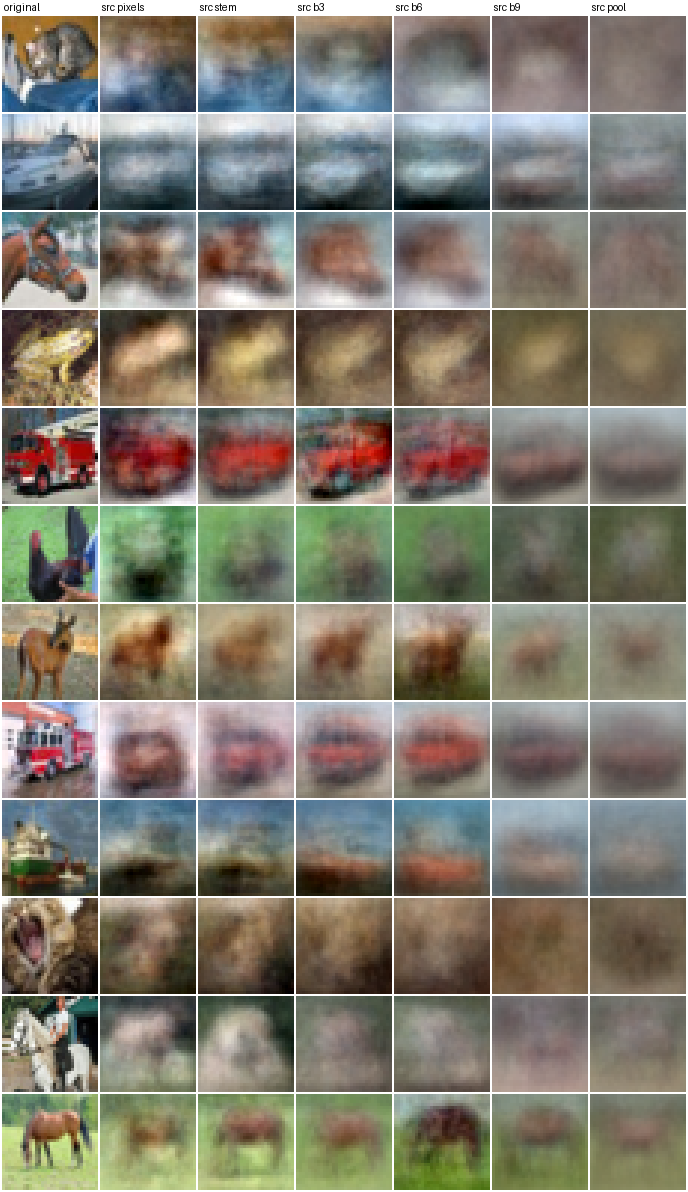
#> input picture site/assets/fig/x_inv-decode_source64.webp, 688 x 1192 px
$ python -i check_browser.py   (imports and definitions only)
#> lines starting #> are read from the running program, lines starting #| are printed output that depends on the picture; after the words box and inside, x2 and y2 are one past the last pixel; in counts of white or black regions, pixels touching at a corner belong together
#> further down, picture is the input picture: PIL image 688x1192 RGB; mean R, G, B 130.6, 125.3, 112.5
"""Smoke-test a served build with headless Chrome (requires playwright-cli)."""
from __future__ import annotations

import argparse
import json
import os
import re
import subprocess
from pathlib import Path
from urllib.parse import urlsplit

CHECK_JS = r"""
async page => {
  const {base, dir, capture, reports} = CONFIG;
  const origin = new URL(base).origin, issues = new Set();
  const screenshots = [];
  page.on('console', msg => { if (msg.type() === 'error') issues.add(`console: ${msg.text()}`); });
  page.on('pageerror', err => issues.add(`page error: ${err.message}`));
  await page.route('**/*', async route => {
    const url = new URL(route.request().url());
    if (url.origin !== origin && url.protocol !== 'data:') {
      issues.add(`external request: ${url.href}`);
      await route.abort();
    } else await route.continue();
  });
  page.on('response', r => { if (r.status() >= 400) issues.add(`HTTP ${r.status()}: ${r.url()}`); });
  const shot = async (name, opts = {}) => {
    const path = `${dir}/${name}.png`;
    if (opts.locator) await opts.locator.screenshot({path, timeout: 30000});
    else await page.screenshot({path, fullPage: opts.full ?? true, timeout: 30000});
    screenshots.push(path);
  };
  const test = async (label, fn) => {
    try { await fn(); }
    catch (err) { issues.add(`${label}: ${err.message}`); }
  };
  const route = async tab => {
    const panel = page.locator(`#tab-${tab}`);
    await page.evaluate(t => { location.hash = t; }, tab);
    await panel.waitFor({state:'visible', timeout: 15000});
    return panel;
  };
  const exercise = async fig => {
    const settle = () => page.waitForLoadState('networkidle');
    const slider = fig.getByRole('slider', {name:'Site', exact:true});
    if (await slider.count()) {
      const old = await slider.inputValue();
      await slider.press('End');
      await slider.evaluate((el, value) => {
        el.value = value;
        el.dispatchEvent(new Event('input', {bubbles:true}));
        el.dispatchEvent(new Event('change', {bubbles:true}));
      }, old);
    }
    const play = fig.getByRole('button', {name:'Play through the sites', exact:true});
    if (await play.count()) {
      await play.click();
      await fig.getByRole('button', {name:'Pause', exact:true}).click({timeout:3000});
    }
    const groupLabels = await fig.getByRole('radiogroup').evaluateAll(gs => gs.map(g => g.getAttribute('aria-label')));
    for (const name of groupLabels) {
      const group = fig.getByRole('radiogroup', {name, exact:true});
      const on = group.locator('[role="radio"][aria-checked="true"]');
      const off = group.locator('[role="radio"][aria-checked="false"]:not([disabled])').first();
      if (!await on.count() || !await off.count()) continue;
      const original = await on.innerText();
      await off.click();
      await settle();
      await group.getByRole('radio', {name:original, exact:true}).click();
      await settle();
    }
    const labels = await fig.getByRole('combobox').evaluateAll(ss => ss.map(s => s.getAttribute('aria-label')));
    for (const name of labels) {
      const sel = fig.getByRole('combobox', {name, exact:true});
      if (!await sel.count() || !await sel.isVisible()) continue;
      const old = await sel.inputValue();
      const other = await sel.evaluate(s => [...s.options].find(o => !o.disabled && o.value !== s.value)?.value ?? null);
      if (other === null) continue;
      await sel.selectOption(other);
      await settle();
      await sel.selectOption(old);
      await settle();
    }
  };
  const inspect = async (scope, exerciseEmb = false) => {
    const savedDetails = await scope.locator('details').evaluateAll(ds => ds.map(d => { const old = d.open; d.open = true; return old; }));
    try {
      const images = scope.locator('img');
      const broken = await images.evaluateAll(async imgs => {
        await Promise.all(imgs.map(im => { im.loading = 'eager'; return im.decode().catch(() => {}); }));
        return imgs.filter(im => !im.complete || !im.naturalWidth).map(im => im.currentSrc || im.src);
      });
      for (const url of broken) issues.add(`broken image: ${url}`);
      const figures = scope.locator('figure.emb-fig, figure.live');
      for (let i = 0, n = await figures.count(); i < n; i++) {
        const fig = figures.nth(i);
        const handle = await fig.elementHandle();
        const label = await fig.evaluate(f => f.dataset.emb || f.dataset.src || f.className);
        await test(label, async () => {
          await fig.scrollIntoViewIfNeeded();
          const rest = () => page.waitForFunction(f => {
            const visible = el => el.getBoundingClientRect().width && el.getBoundingClientRect().height;
            if (f.classList.contains('emb-fig')) {
              const canvases = [...f.querySelectorAll('canvas')].filter(visible);
              return canvases.length && canvases.every(c => {
                const ctx = c.getContext('2d');
                if (!ctx || !c.width || !c.height) return false;
                const {data} = ctx.getImageData(0, 0, c.width, c.height);
                for (let i=4; i<data.length; i+=4) {
                  if (data[i] !== data[0] || data[i+1] !== data[1] || data[i+2] !== data[2] || data[i+3] !== data[3]) return true;
                }
                return false;
              });
            }
            const charts = [...f.querySelectorAll('.live-body svg')].filter(visible);
            return charts.length && charts.every(s => !!s.querySelector('path[d], rect[width], line, circle[r], polyline[points], text'));
          }, handle, {timeout: 20000});
          await rest();
          if (exerciseEmb && await fig.evaluate(el => el.classList.contains('emb-fig'))) {
            await exercise(fig);
            await rest();
          }
        });
        await handle.dispose();
      }
    } finally {
      await scope.locator('details').evaluateAll((ds, saved) => ds.forEach((d, i) => { d.open = saved[i]; }), savedDetails);
    }
  };
  const captured = new Set();
  // thumbnail capture: the plot area of the entry's lead embedding figure (labels, rings and notes hidden), else its
  // first live chart, else its number tiles stacked in one column
  const captureLead = async (id, entry) => {
    const emb = entry.locator('figure.emb-fig').first();
    if (await emb.count()) {
      await emb.evaluate(async f => { await f.__emb.ready; f.__emb.setThumb(true); });
      await page.waitForTimeout(150);
      try { await shot(`capture-${id}`, {locator: emb.locator('.ef-panels')}); }
      finally { await emb.evaluate(f => f.__emb.setThumb(false)); }
      return;
    }
    const live = entry.locator('figure.live .live-body').first();
    if (await live.count()) { await shot(`capture-${id}`, {locator: live}); return; }
    const tiles = entry.locator('.x-numbers').first();
    const old = await tiles.evaluate(t => { const o = t.getAttribute('style'); t.style.gridTemplateColumns = '1fr'; t.style.width = '440px'; return o; });
    try { await shot(`capture-${id}`, {locator: tiles}); }
    finally { await tiles.evaluate((t, o) => { if (o == null) t.removeAttribute('style'); else t.setAttribute('style', o); }, old); }
  };
  for (const [size, width, height] of [['desktop', 1440, 900], ['mobile', 390, 844]]) {
    await page.setViewportSize({width, height});
    await page.goto(base, {waitUntil:'load'});
    const tabs = await page.locator('.tab-panel[data-tab]').evaluateAll(els => els.map(e => e.dataset.tab));
    if (!tabs.includes('embedding') || !tabs.includes('method')) issues.add('main page is missing Viewer or Method');
    for (const tab of tabs) await test(`${size} ${tab}`, async () => {
      const panel = await route(tab);
      if (tab === 'embedding') {
        await page.waitForLoadState('networkidle');
      }
      // the Experiments tab opens on its overview (lede and cards); each entry is shown alone at #experiments/x-<id>
      await inspect(tab === 'experiments' ? panel.locator('.xp > :not(section.experiment)') : panel, false);
      if (tab === 'experiments') {
        const shown = await panel.locator('section.experiment').evaluateAll(els => els.filter(e => e.getBoundingClientRect().height > 0).length);
        if (shown) issues.add(`${size} experiments overview: ${shown} entries visible, expected none`);
      }
      await page.evaluate(() => window.scrollTo(0, 0));
      await shot(`${tab === 'embedding' ? 'viewer' : tab}-${size}`);
      if (tab === 'experiments') {
        const entries = await panel.locator('section.experiment').evaluateAll(els => els.map(e => e.id));
        for (const id of entries) await test(`${size} ${id}`, async () => {
          await page.evaluate(id => { location.hash = `experiments/${id}`; }, id);
          const entry = page.locator(`#${id}`);
          await entry.waitFor({state:'visible'});
          const shown = await panel.locator('section.experiment').evaluateAll(els => els.filter(e => e.getBoundingClientRect().height > 0).map(e => e.id));
          if (shown.length !== 1 || shown[0] !== id) issues.add(`${size} ${id}: visible entries ${JSON.stringify(shown)}`);
          await inspect(entry, size === 'desktop');
          await page.evaluate(() => window.scrollTo(0, 0));
          await shot(`${id}-${size}`);
          const xid = id.replace(/^x-/, '');
          if (size === 'desktop' && (capture.includes(xid) || capture.includes('all'))) {
            await captureLead(xid, entry);
            captured.add(xid);
          }
        });
      }
    });
    for (const [name, detailTab] of reports) await test(`${size} report ${name}`, async () => {
      const url = new URL(`reports/${name}.html#tab=overview`, base).href;
      await page.goto(url, {waitUntil:'load'});
      await page.waitForFunction(() => !!window.MathJax?.typesetPromise && !!window.Plotly, {timeout:15000});
      const reportTabs = page.locator('nav.tabs button[data-tab]');
      if (size === 'desktop') {
        // The report screenshots show one representative chart tab, but exercise the other lazy tabs too.
        for (let i = 0; i < await reportTabs.count(); i++) {
          const button = reportTabs.nth(i);
          const key = await button.getAttribute('data-tab');
          if (key === detailTab) continue;
          await button.click();
          await inspect(page.locator(`section.tab[data-tab="${key}"]`));
        }
      }
      await page.locator(`nav.tabs button[data-tab="${detailTab}"]`).click();
      const detail = page.locator(`section.tab[data-tab="${detailTab}"]`);
      await detail.locator('mjx-container').first().waitFor({state:'visible', timeout:15000});
      await detail.locator('.js-plotly-plot .main-svg').first().waitFor({state:'visible', timeout:15000});
      const font = await page.evaluate(async () => {
        await document.fonts.ready;
        return [...document.fonts].some(f => f.family.startsWith('MJX') && f.status === 'loaded');
      });
      if (!font) issues.add(`report ${name}: no MathJax font loaded`);
      await inspect(detail);
      await page.evaluate(() => window.scrollTo(0, 0));
      await shot(`report-${name}-${size}`);
    });
  }
  for (const id of capture) if (id !== 'all' && !captured.has(id)) issues.add(`cannot capture ${id}: entry absent`);
  if (capture.includes('all')) capture.splice(0, capture.length, ...captured);
  return '@@JSON@@' + JSON.stringify({issues:[...issues], screenshots, captured:[...captured]}) + '@@END@@';
}
"""


# [57 lines left out: function main, not called in this run]


THUMB = (800, 400)          # 2:1, twice the widest card image (CSS aspect-ratio 2 / 1)


def make_thumb(im):
    """Trim the white margin around the drawn content, then centre it on white at 2:1 and scale to THUMB."""
    from PIL import Image, ImageOps
    rgb = im.convert("RGB")
    ink = ImageOps.invert(rgb.convert("L")).point(lambda v: 255 if v > 10 else 0)    # anything darker than ~245
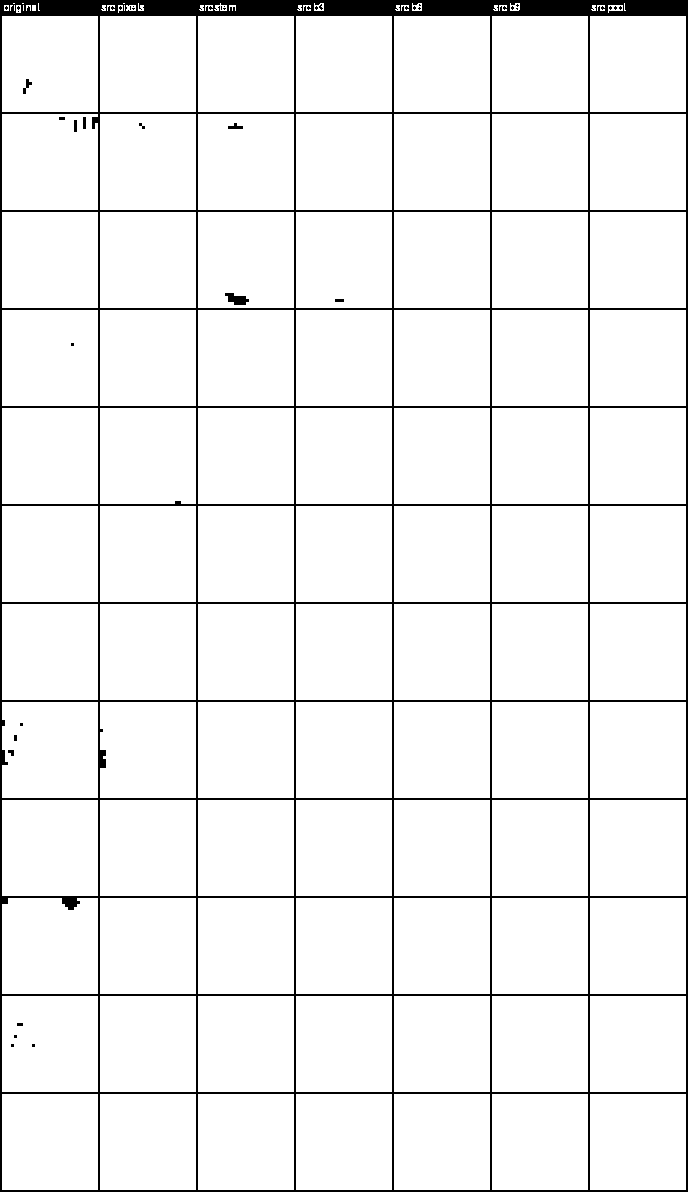
#> ink: PIL image 688x1192 L; 94.4% white; 38 black regions (30 under 20 px), largest, box (x1, y1, x2, y2) and area: (0, 0, 688, 1192) 45401, (225, 293, 249, 305) 180, (23, 79, 32, 94) 54
    box = ink.getbbox() or (0, 0, *rgb.size)
#> box = (2, 3, 686, 1190)
    rgb = rgb.crop(box)
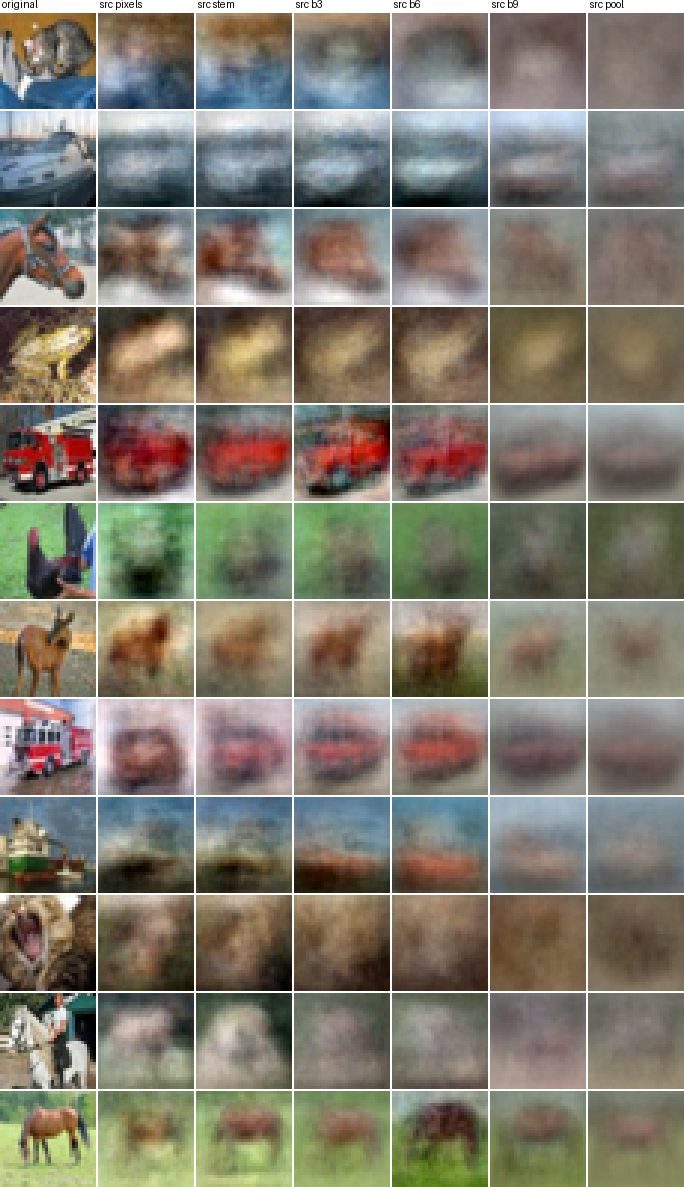
#> rgb: PIL image 684x1187 RGB; mean R, G, B 129.4, 124, 111.1
    w, h = rgb.size
#> w = 684; h = 1187
    m = round(0.05 * max(w, h / 2))
#> m = 34
    W, H = w + 2 * m, h + 2 * m
#> W = 752; H = 1255
    W, H = max(W, 2 * H), max(H, -(-W // 2))
#> W = 2510
    canvas = Image.new("RGB", (W, H), "white")
#> canvas: PIL image 2510x1255 RGB; every value is 255
    canvas.paste(rgb, ((W - w) // 2, (H - h) // 2))
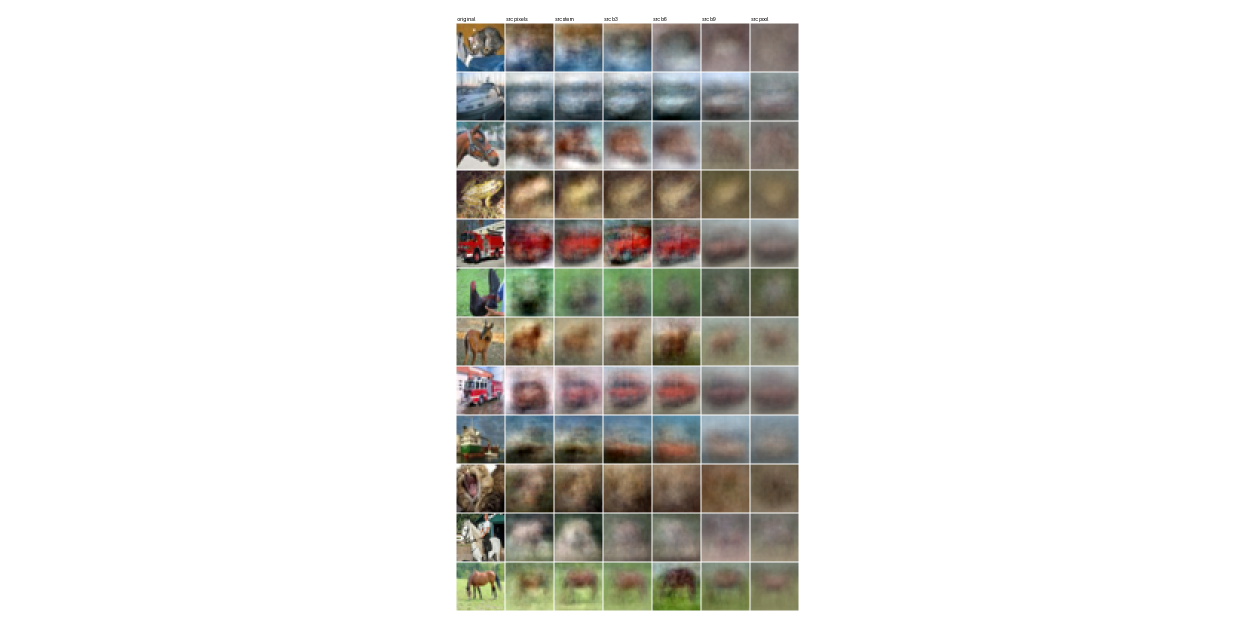
#> canvas: PIL image 2510x1255 RGB (shown at 1/2 size); mean R, G, B 222.6, 221.2, 217.9
    return canvas.resize(THUMB, Image.LANCZOS)
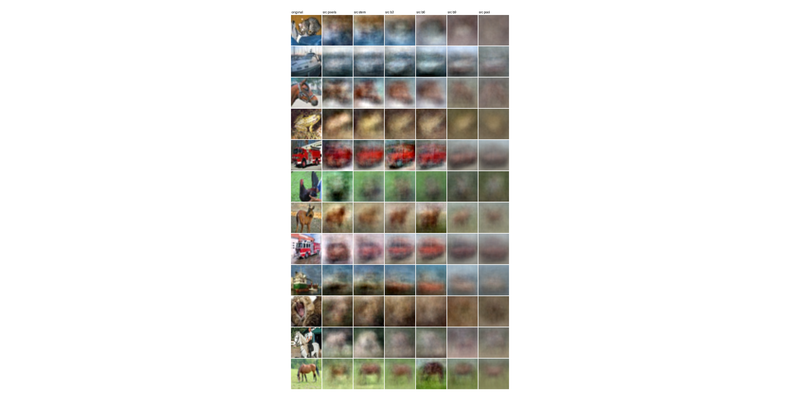
#> returned value: PIL image 800x400 RGB; mean R, G, B 222.6, 221.2, 217.9


# [2 lines not run here, left out]

>>> from PIL import Image
>>> picture = Image.open('assets/fig/x_inv-decode_source64.webp')
>>> result = make_thumb(picture)
